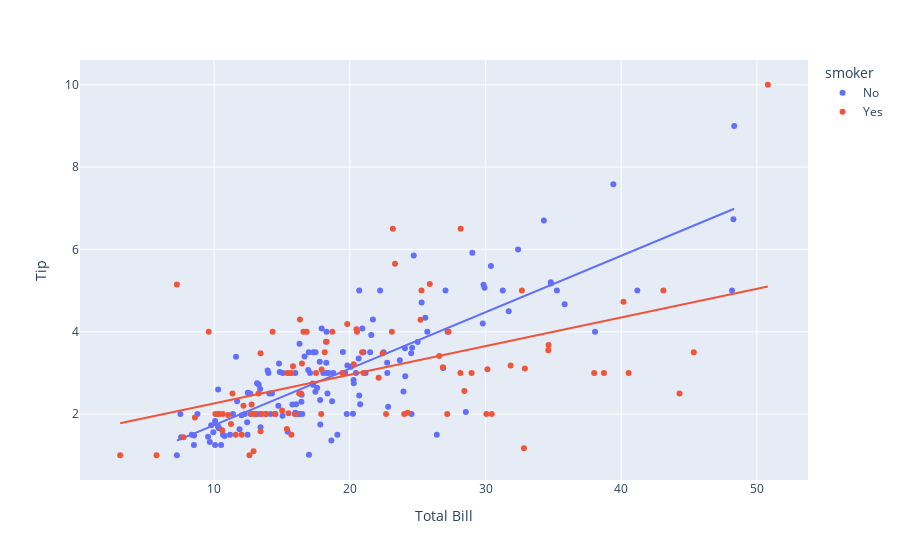

Notebook cell for this chart:
### Markdown cell above
### Linear Regression

Can include a linear regression line using `trendline` parameter.  Options include `ols` for Ordinary Least Squares, `lowess` for Locally Weighted Scatterplot Smoothing, (see more here: https://plotly.com/python/linear-fits/).

### Code cell
import plotly.express as px
tips = px.data.tips()
fig = px.scatter(tips, x = "total_bill", y = "tip", color = "smoker",
                trendline = "ols")
fig.update_xaxes(title_text = "Total Bill")
fig.update_yaxes(title_text = "Tip")
fig.show()

### Figure 1 — Plotly figure (JSON) as saved in the notebook; plotly's stock layout.template omitted (floating-point values rounded to 4 significant figures; data arrays with more than 128 entries replaced by an {"elided": "..."} marker saying what was removed)
{"data": [{"hovertemplate": "smoker=No<br>total_bill=%{x}<br>tip=%{y}<extra></extra>", "legendgroup": "No", "marker": {"color": "#636efa", "symbol": "circle"}, "mode": "markers", "name": "No", "orientation": "v", "showlegend": true, "type": "scatter", "x": {"elided": "151 float values"}, "xaxis": "x", "y": {"elided": "151 float values"}, "yaxis": "y"}, {"hovertemplate": "<b>OLS trendline</b><br>tip = 0.137156 * total_bill + 0.360069<br>R<sup>2</sup>=0.675984<br><br>smoker=No<br>total_bill=%{x}<br>tip=%{y} <b>(trend)</b><extra></extra>", "legendgroup": "No", "marker": {"color": "#636efa", "symbol": "circle"}, "mode": "lines", "name": "No", "showlegend": false, "type": "scatter", "x": {"elided": "151 float values"}, "xaxis": "x", "y": {"elided": "151 float values"}, "yaxis": "y"}, {"hovertemplate": "smoker=Yes<br>total_bill=%{x}<br>tip=%{y}<extra></extra>", "legendgroup": "Yes", "marker": {"color": "#EF553B", "symbol": "circle"}, "mode": "markers", "name": "Yes", "orientation": "v", "showlegend": true, "type": "scatter", "x": [38.01, 11.24, 20.29, 13.81, 11.02, 18.29, 3.07, 15.01, 26.86, 25.28, 17.92, 19.44, 32.68, 28.97, 5.75, 16.32, 40.17, 27.28, 12.03, 21.01, 11.35, 15.38, 44.3, 22.42, 15.36, 20.49, 25.21, 14.31, 16, 17.51, 10.59, 10.63, 50.81, 15.81, 7.25, 31.85, 16.82, 32.9, 17.89, 14.48, 9.6, 34.63, 34.65, 23.33, 45.35, 23.17, 40.55, 20.9, 30.46, 18.15, 23.1, 15.69, 19.81, 28.44, 15.48, 16.58, 10.34, 43.11, 13, 13.51, 18.71, 12.74, 13, 16.4, 20.53, 16.47, 26.59, 38.73, 24.27, 12.76, 30.06, 25.89, 13.27, 28.17, 12.9, 28.15, 11.59, 7.74, 30.14, 12.16, 13.42, 8.58, 13.42, 16.27, 10.09, 22.12, 24.01, 15.69, 15.53, 12.6, 32.83, 27.18, 22.67], "xaxis": "x", "y": [3, 1.76, 3.21, 2, 1.98, 3.76, 1, 2.09, 3.14, 5, 3.08, 3, 5, 3, 1, 4.3, 4.73, 4, 1.5, 3, 2.5, 3, 2.5, 3.48, 1.64, 4.06, 4.29, 4, 2, 3, 1.61, 2, 10, 3.16, 5.15, 3.18, 4, 3.11, 2, 2, 4, 3.55, 3.68, 5.65, 3.5, 6.5, 3, 3.5, 2, 3.5, 4, 1.5, 4.19, 2.56, 2.02, 4, 2, 5, 2, 2, 4, 2.01, 2, 2.5, 4, 3.23, 3.41, 3, 2.03, 2.23, 2, 5.16, 2.5, 6.5, 1.1, 3, 1.5, 1.44, 3.09, 2.2, 3.48, 1.92, 1.58, 2.5, 2, 2.88, 2, 3, 3, 1, 1.17, 2, 2], "yaxis": "y"}, {"hovertemplate": "<b>OLS trendline</b><br>tip = 0.0695902 * total_bill + 1.56427<br>R<sup>2</sup>=0.238357<br><br>smoker=Yes<br>total_bill=%{x}<br>tip=%{y} <b>(trend)</b><extra></extra>", "legendgroup": "Yes", "marker": {"color": "#EF553B", "symbol": "circle"}, "mode": "lines", "name": "Yes", "showlegend": false, "type": "scatter", "x": [3.07, 5.75, 7.25, 7.74, 8.58, 9.6, 10.09, 10.34, 10.59, 10.63, 11.02, 11.24, 11.35, 11.59, 12.03, 12.16, 12.6, 12.74, 12.76, 12.9, 13, 13, 13.27, 13.42, 13.42, 13.51, 13.81, 14.31, 14.48, 15.01, 15.36, 15.38, 15.48, 15.53, 15.69, 15.69, 15.81, 16, 16.27, 16.32, 16.4, 16.47, 16.58, 16.82, 17.51, 17.89, 17.92, 18.15, 18.29, 18.71, 19.44, 19.81, 20.29, 20.49, 20.53, 20.9, 21.01, 22.12, 22.42, 22.67, 23.1, 23.17, 23.33, 24.01, 24.27, 25.21, 25.28, 25.89, 26.59, 26.86, 27.18, 27.28, 28.15, 28.17, 28.44, 28.97, 30.06, 30.14, 30.46, 31.85, 32.68, 32.83, 32.9, 34.63, 34.65, 38.01, 38.73, 40.17, 40.55, 43.11, 44.3, 45.35, 50.81], "xaxis": "x", "y": [1.778, 1.964, 2.069, 2.103, 2.161, 2.232, 2.266, 2.284, 2.301, 2.304, 2.331, 2.346, 2.354, 2.371, 2.401, 2.41, 2.441, 2.451, 2.452, 2.462, 2.469, 2.469, 2.488, 2.498, 2.498, 2.504, 2.525, 2.56, 2.572, 2.609, 2.633, 2.635, 2.642, 2.645, 2.656, 2.656, 2.664, 2.678, 2.697, 2.7, 2.706, 2.71, 2.718, 2.735, 2.783, 2.809, 2.811, 2.827, 2.837, 2.866, 2.917, 2.943, 2.976, 2.99, 2.993, 3.019, 3.026, 3.104, 3.124, 3.142, 3.172, 3.177, 3.188, 3.235, 3.253, 3.319, 3.324, 3.366, 3.415, 3.433, 3.456, 3.463, 3.523, 3.525, 3.543, 3.58, 3.656, 3.662, 3.684, 3.781, 3.838, 3.849, 3.854, 3.974, 3.976, 4.209, 4.26, 4.36, 4.386, 4.564, 4.647, 4.72, 5.1], "yaxis": "y"}], "layout": {"legend": {"title": {"text": "smoker"}, "tracegroupgap": 0}, "margin": {"t": 60}, "xaxis": {"anchor": "y", "domain": [0, 1], "title": {"text": "Total Bill"}}, "yaxis": {"anchor": "x", "domain": [0, 1], "title": {"text": "Tip"}}}}
